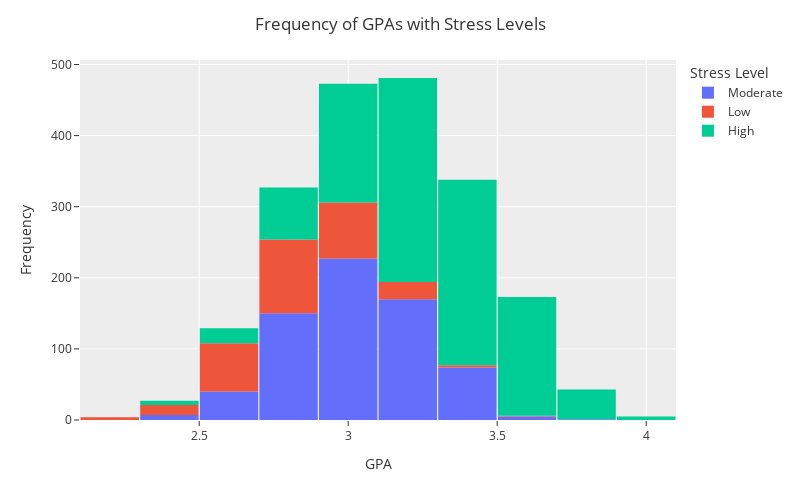

The code cell stored with this chart in its notebook:
### Markdown cell above
### Based on this scatter plot, there is a big positive correlation between Sleep Hours and average GPA. The line of fit has a great R^2 score of 0.981, meaning that over 98 percent of the variance can be predicted/explained by the linear fit. As a result, this graph shows how the more you study, the more likely your GPA is to be.
### This logically does make sense. The more that one studies, the better the overall grades that one will get.

### Code cell
fig_gpafreq = px.histogram(DF_india, x = 'GPA', nbins = 12, color = 'Stress Level')
fig_gpafreq.update_layout(bargap=0.02,
                  title='Frequency of GPAs with Stress Levels',
                  title_x=0.5,
                  yaxis_title="Frequency",
                  xaxis_title="GPA",
                  autosize=False,
                  width=800,
                  height=500,
                  template="ggplot2")
fig_gpafreq.show()

### Figure 1 — Plotly figure (JSON) as saved in the notebook; plotly's stock layout.template omitted (floating-point values rounded to 4 significant figures; data arrays with more than 128 entries replaced by an {"elided": "..."} marker saying what was removed)
{"data": [{"bingroup": "x", "hovertemplate": "Stress Level=Moderate<br>GPA=%{x}<br>count=%{y}<extra></extra>", "legendgroup": "Moderate", "marker": {"color": "#636efa", "pattern": {"shape": ""}}, "name": "Moderate", "nbinsx": 12, "orientation": "v", "showlegend": true, "type": "histogram", "x": {"elided": "674 float values"}, "xaxis": "x", "yaxis": "y"}, {"bingroup": "x", "hovertemplate": "Stress Level=Low<br>GPA=%{x}<br>count=%{y}<extra></extra>", "legendgroup": "Low", "marker": {"color": "#EF553B", "pattern": {"shape": ""}}, "name": "Low", "nbinsx": 12, "orientation": "v", "showlegend": true, "type": "histogram", "x": {"elided": "297 float values"}, "xaxis": "x", "yaxis": "y"}, {"bingroup": "x", "hovertemplate": "Stress Level=High<br>GPA=%{x}<br>count=%{y}<extra></extra>", "legendgroup": "High", "marker": {"color": "#00cc96", "pattern": {"shape": ""}}, "name": "High", "nbinsx": 12, "orientation": "v", "showlegend": true, "type": "histogram", "x": {"elided": "1029 float values"}, "xaxis": "x", "yaxis": "y"}], "layout": {"autosize": false, "bargap": 0.02, "barmode": "relative", "height": 500, "legend": {"title": {"text": "Stress Level"}, "tracegroupgap": 0}, "margin": {"t": 60}, "title": {"text": "Frequency of GPAs with Stress Levels", "x": 0.5}, "width": 800, "xaxis": {"anchor": "y", "domain": [0, 1], "title": {"text": "GPA"}}, "yaxis": {"anchor": "x", "domain": [0, 1], "title": {"text": "Frequency"}}}}
